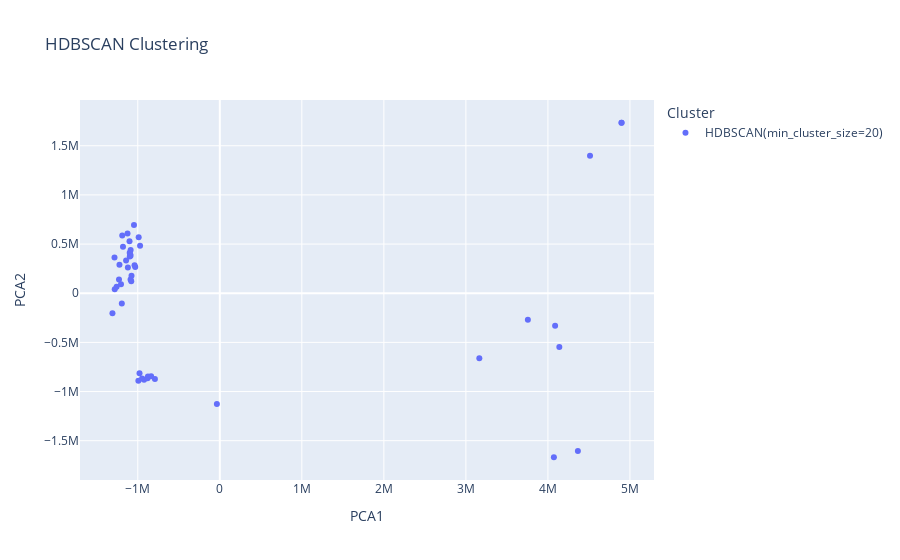

Here is the notebook cell this chart was saved with:
### Markdown cell above
### HDBSCAN

### Code cell
import pandas as pd
import plotly.express as px
from sklearn.cluster import HDBSCAN
from sklearn.decomposition import PCA
from sklearn.preprocessing import LabelEncoder, StandardScaler


# load data
df = pd.read_csv('feature_list.csv')
data = df.drop(columns=['name'])

# labelencoder to convert categorical data into numerical values
label_encoders = {}
for column in df.columns:
    if df[column].dtype == 'object':  
        le = LabelEncoder()
        df[column] = le.fit_transform(df[column])
        label_encoders[column] = le  

scaler = StandardScaler()
data_scaled = scaler.fit_transform(data)

clusterer = HDBSCAN(min_cluster_size=20)
cluster_labels = clusterer.fit_predict(data_scaled)

df['Cluster'] = cluster_labels

fig = px.scatter(df, x='PCA1', y='PCA2', color='Cluster', title='HDBSCAN Clustering')
fig.show()

### Figure 1 — Plotly figure (JSON) as saved in the notebook; plotly's stock layout.template omitted (floating-point values rounded to 4 significant figures)
{"data": [{"hovertemplate": "Cluster=HDBSCAN(min_cluster_size=20)<br>PCA1=%{x}<br>PCA2=%{y}<extra></extra>", "legendgroup": "HDBSCAN(min_cluster_size=20)", "marker": {"color": "#636efa", "symbol": "circle"}, "mode": "markers", "name": "HDBSCAN(min_cluster_size=20)", "orientation": "v", "showlegend": true, "type": "scatter", "x": [4898000.0, -1039000.0, -1080000.0, -1309000.0, -992800.0, 4897000.0, -1031000.0, -1088000.0, -1195000.0, -923200.0, 4513000.0, -1087000.0, -1121000.0, -1281000.0, -978800.0, 4088000.0, -972200.0, -1088000.0, -1258000.0, -948000.0, 3756000.0, -989100.0, -1092000.0, -1205000.0, -880500.0, 3164000.0, -1101000.0, -1098000.0, -1077000.0, -35810.0, 4073000.0, -1125000.0, -1180000.0, -1223000.0, -791200.0, 4365000.0, -1046000.0, -1189000.0, -1284000.0, -876100.0, 4139000.0, -1098000.0, -1143000.0, -1229000.0, -837700.0], "xaxis": "x", "y": [1734000.0, 285700.0, 122200.0, -204000.0, -889500.0, 1733000.0, 267000.0, 139200.0, -104500.0, -880500.0, 1399000.0, 438600.0, 263100.0, 40650.0, -812900.0, -330000.0, 483600.0, 381300.0, 66840.0, -866000.0, -268800.0, 570100.0, 395700.0, 91820.0, -864000.0, -660600.0, 528500.0, 372400.0, 178100.0, -1126000.0, -1668000.0, 608900.0, 473900.0, 288600.0, -871900.0, -1605000.0, 693000.0, 587000.0, 362300.0, -846800.0, -546100.0, 413100.0, 332200.0, 139000.0, -844200.0], "yaxis": "y"}], "layout": {"legend": {"title": {"text": "Cluster"}, "tracegroupgap": 0}, "title": {"text": "HDBSCAN Clustering"}, "xaxis": {"anchor": "y", "domain": [0, 1], "title": {"text": "PCA1"}}, "yaxis": {"anchor": "x", "domain": [0, 1], "title": {"text": "PCA2"}}}}
